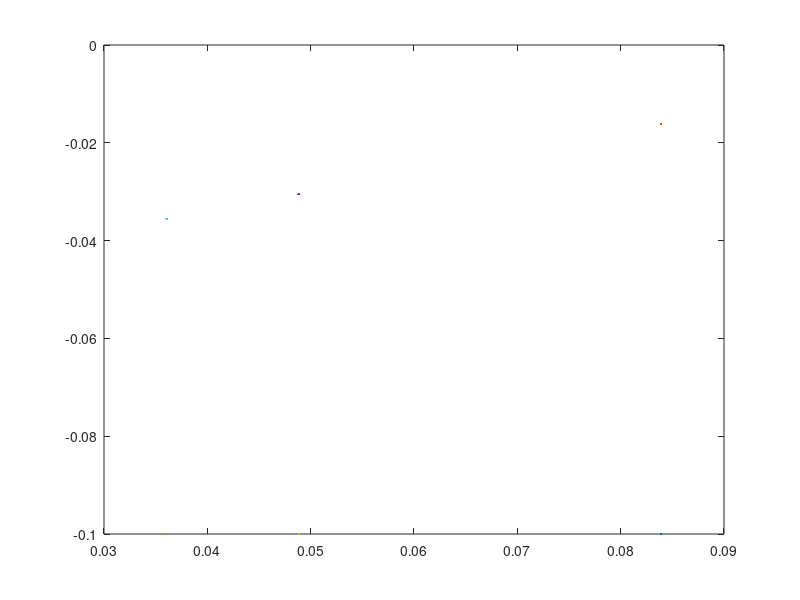

MATLAB code to generate this figure:
clc
clear
close all
a = textread('data_J3_0.3108.txt');
b = textread('data_J3_1.txt')
c = textread('data_J3_2.txt');

plot(a(5,:),a(1,:));
 hold on
 plot(a(5,:),a(3,:));
hold on  
%  subplot(1,2,2)
 plot(b(5,:),b(1,:));
 hold on
 plot(b(5,:),b(3,:));
 hold on
 
 plot(c(5,:),c(1,:));
 hold on
 plot(c(5,:),c(3,:));
 hold on
 